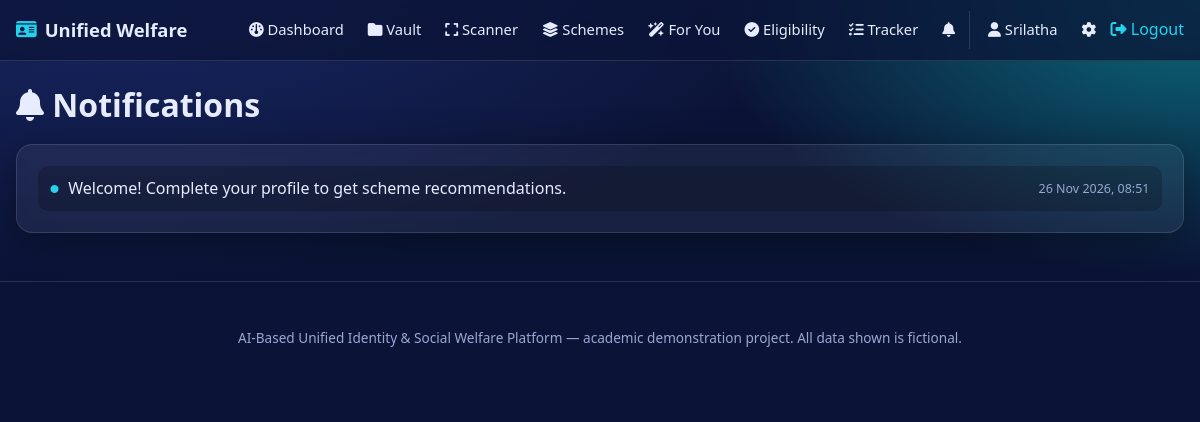
The page /notifications (signed in) on the database its author committed.
### models.py (models this page shows, shortened)
class User(UserMixin, db.Model):
    __tablename__ = "users"
    id = db.Column(db.Integer, primary_key=True)
    username = db.Column(db.String(80), unique=True, nullable=False, index=True)
    email = db.Column(db.String(120), unique=True, nullable=False, index=True)
    password_hash = db.Column(db.String(255), nullable=False)
    role = db.Column(db.String(20), nullable=False, default="user")  # user | admin
    account_active = db.Column(db.Boolean, nullable=False, default=True)
    full_name = db.Column(db.String(120))
    age = db.Column(db.Integer)
    gender = db.Column(db.String(20))
    annual_income = db.Column(db.Integer)          # in INR
    social_category = db.Column(db.String(20))     # General / OBC / SC / ST / EWS
    occupation = db.Column(db.String(80))
    state = db.Column(db.String(80))
    is_student = db.Column(db.Boolean, default=False)
    is_farmer = db.Column(db.Boolean, default=False)
    is_differently_abled = db.Column(db.Boolean, default=False)
    created_at = db.Column(db.DateTime, default=_now)
    updated_at = db.Column(db.DateTime, default=_now, onupdate=_now)
    documents = db.relationship("Document", backref="owner", lazy=True,
                                cascade="all, delete-orphan")
    recommendations = db.relationship("Recommendation", backref="user", lazy=True,
                                      cascade="all, delete-orphan")
    eligibility_checks = db.relationship("EligibilityCheck", backref="user", lazy=True,
                                         cascade="all, delete-orphan")
    applications = db.relationship("Application", backref="user", lazy=True,
                                   cascade="all, delete-orphan")
    notifications = db.relationship("Notification", backref="user", lazy=True,
                                    cascade="all, delete-orphan")
    @property
    def is_admin(self):
        return self.role == "admin"
    @property
    def is_active(self):
        return bool(self.account_active)

class Notification(db.Model):
    __tablename__ = "notifications"
    id = db.Column(db.Integer, primary_key=True)
    user_id = db.Column(db.Integer, db.ForeignKey("users.id"), nullable=False, index=True)
    message = db.Column(db.String(255), nullable=False)
    category = db.Column(db.String(30), default="info")
    is_read = db.Column(db.Boolean, default=False)
    created_at = db.Column(db.DateTime, default=_now)

### routes/main.py (the view)
@main_bp.route("/notifications")
@login_required
def notifications():
    notes = (
        Notification.query.filter_by(user_id=current_user.id)
        .order_by(Notification.created_at.desc())
        .all()
    )
    for n in notes:
        n.is_read = True
    db.session.commit()
    return render_template("notifications.html", notes=notes)

### templates/notifications.html (shortened to what this page needs)
{% extends "base.html" %}
{% block content %}
<div class="page-head"><h1><i class="fa-solid fa-bell"></i> Notifications</h1></div>
<div class="card">
  {% if notes %}
    <ul class="notif-list">
      {% for n in notes %}
        <li class="notif notif-{{ n.category }}">
          <i class="fa-solid fa-circle"></i>
          <span>{{ n.message }}</span>
          <time class="muted">{{ n.created_at.strftime('%d %b %Y, %H:%M') }}</time>
        </li>
      {% endfor %}
    </ul>
  {% else %}
    <p class="muted">You have no notifications.</p>
  {% endif %}
</div>
{% endblock %}

### templates/base.html (shortened to what this page needs)
<!doctype html>
<html lang="en">
<head>
  <link rel="stylesheet"
        href="https://cdnjs.cloudflare.com/ajax/libs/font-awesome/6.5.1/css/all.min.css">
  <link rel="stylesheet" href="{{ url_for('static', filename='css/style.css') }}">
</head>
<body>
<nav class="navbar">
  <div class="nav-inner">
    <a class="brand" href="{{ url_for('main.index') }}">
      <i class="fa-solid fa-id-card"></i> <span>Unified Welfare</span>
    </a>
    <div class="nav-links">
      {% if current_user.is_authenticated %}
        <a href="{{ url_for('main.dashboard') }}"><i class="fa-solid fa-gauge"></i> Dashboard</a>
        <a href="{{ url_for('documents.list_documents') }}"><i class="fa-solid fa-folder"></i> Vault</a>
        <a href="{{ url_for('scanner.list_scanner') }}"><i class="fa-solid fa-expand"></i> Scanner</a>
        <a href="{{ url_for('schemes.explore') }}"><i class="fa-solid fa-layer-group"></i> Schemes</a>
        <a href="{{ url_for('recommendations.index') }}"><i class="fa-solid fa-wand-magic-sparkles"></i> For You</a>
        <a href="{{ url_for('eligibility.check') }}"><i class="fa-solid fa-circle-check"></i> Eligibility</a>
        <a href="{{ url_for('applications.list_applications') }}"><i class="fa-solid fa-list-check"></i> Tracker</a>
        <a href="{{ url_for('main.notifications') }}" class="bell">
          <i class="fa-solid fa-bell"></i>
        </a>
        <div class="nav-user">
          <a href="{{ url_for('auth.profile') }}"><i class="fa-solid fa-user"></i> {{ current_user.username }}</a>
          <a href="{{ url_for('main.settings') }}" title="Settings"><i class="fa-solid fa-gear"></i></a>
          <form method="post" action="{{ url_for('auth.logout') }}" class="inline">
            <button type="submit" class="link-btn"><i class="fa-solid fa-right-from-bracket"></i> Logout</button>
          </form>
        </div>
      {% else %}
        <a href="{{ url_for('schemes.explore') }}">Schemes</a>
        <a href="{{ url_for('auth.login') }}">Log in</a>
        <a href="{{ url_for('auth.register') }}" class="btn btn-small">Sign up</a>
      {% endif %}
    </div>
  </div>
</nav>
<main id="main" class="container">
  {% block content %}{% endblock %}
</main>
<footer class="footer">
  <p>AI-Based Unified Identity &amp; Social Welfare Platform &mdash;
     academic demonstration project. All data shown is fictional.</p>
</footer>
</body>
</html>

### static/css/style.css (style rules this page uses)
:root { --navy: #0b1437; --navy-2: #14205a; --royal: #2b4acb; --royal-light: #4f6ff0; --cyan: #22d3ee; --cyan-deep: #0891b2; --ink: #0f172a; --text: #e8ecff; --muted: #9aa6d6; --card: rgba(255, 255, 255, 0.06); --card-border: rgba(255, 255, 255, 0.12); --ok: #34d399; --warn: #fbbf24; --danger: #f87171; --radius: 16px; --shadow: 0 10px 40px rgba(0, 0, 0, 0.35); }
* { box-sizing: border-box; }
html { scroll-behavior: smooth; }
body { margin: 0; font-family: "Segoe UI", system-ui, -apple-system, Roboto, Arial, sans-serif; color: var(--text); background: radial-gradient(1200px 600px at 10% -10%, #1b2a6b 0%, transparent 60%), radial-gradient(900px 500px at 100% 0%, #0b6b7a 0%, transparent 55%), var(--navy); min-height: 100vh; line-height: 1.6; }
a { color: var(--cyan); text-decoration: none; }
h1, h2, h3 { line-height: 1.25; margin: 0 0 .6rem; }
.navbar { position: sticky; top: 0; z-index: 100; background: rgba(11, 20, 55, 0.75); backdrop-filter: blur(12px); border-bottom: 1px solid var(--card-border); }
.nav-inner { max-width: 1200px; margin: 0 auto; padding: .7rem 1rem; display: flex; align-items: center; gap: 1rem; flex-wrap: wrap; }
.brand { font-weight: 700; font-size: 1.15rem; color: var(--text); display: flex; align-items: center; gap: .5rem; }
.brand i { color: var(--cyan); }
.nav-links { display: flex; align-items: center; gap: .3rem; margin-left: auto; flex-wrap: wrap; }
.nav-links a { color: var(--text); padding: .45rem .6rem; border-radius: 10px; font-size: .92rem; }
.nav-user { display: flex; align-items: center; gap: .3rem; padding-left: .5rem; border-left: 1px solid var(--card-border); }
.bell { position: relative; }
.container { max-width: 1200px; margin: 0 auto; padding: 1.5rem 1rem 3rem; }
.page-head { margin-bottom: 1.2rem; }
.card { background: var(--card); border: 1px solid var(--card-border); border-radius: var(--radius); padding: 1.3rem; box-shadow: var(--shadow); backdrop-filter: blur(6px); }
.link-btn { background: none; border: none; color: var(--cyan); cursor: pointer; font: inherit; padding: 0; }
.inline { display: inline; }
.muted { color: var(--muted); }
.rec-list, .plain-list, .notif-list, .checklist, .rules, .reasons { list-style: none; padding: 0; margin: 0; display: grid; gap: .5rem; }
.notif { display: flex; align-items: center; gap: .6rem; padding: .6rem .8rem; border-radius: 10px; background: rgba(0,0,0,.2); }
.notif i { font-size: .5rem; color: var(--cyan); }
.notif time { margin-left: auto; font-size: .78rem; }
.footer { text-align: center; padding: 2rem 1rem; color: var(--muted); font-size: .85rem; border-top: 1px solid var(--card-border); }

### rows shown on the page
User: username "Srilatha"
Notification: message "Welcome! Complete your profile to get scheme recommendations.", created_at "26 Nov 2026, 08:51"
